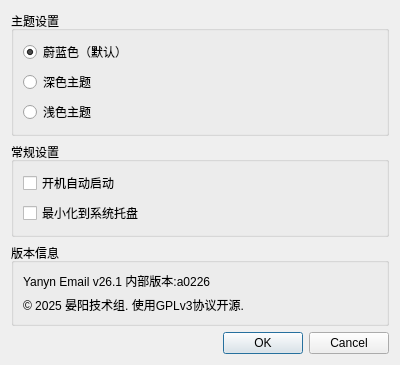
<?xml version="1.0" encoding="UTF-8"?>
<ui version="4.0">
 <class>SettingDialog</class>
 <widget class="QDialog" name="SettingDialog">
  <property name="geometry">
   <rect>
    <x>0</x>
    <y>0</y>
    <width>400</width>
    <height>300</height>
   </rect>
  </property>
  <property name="windowTitle">
   <string>设置</string>
  </property>
  <layout class="QVBoxLayout" name="verticalLayout">
   <item>
    <widget class="QGroupBox" name="themeGroupBox">
     <property name="title">
      <string>主题设置</string>
     </property>
     <layout class="QVBoxLayout" name="verticalLayout_2">
      <item>
       <widget class="QRadioButton" name="blueRadioButton">
        <property name="text">
         <string>蔚蓝色（默认）</string>
        </property>
        <property name="checked">
         <bool>true</bool>
        </property>
       </widget>
      </item>
      <item>
       <widget class="QRadioButton" name="darkRadioButton">
        <property name="text">
         <string>深色主题</string>
        </property>
       </widget>
      </item>
      <item>
       <widget class="QRadioButton" name="lightRadioButton">
        <property name="text">
         <string>浅色主题</string>
        </property>
       </widget>
      </item>
     </layout>
    </widget>
   </item>
   <item>
    <widget class="QGroupBox" name="generalGroupBox">
     <property name="title">
      <string>常规设置</string>
     </property>
     <layout class="QVBoxLayout" name="verticalLayout_3">
      <item>
       <widget class="QCheckBox" name="autoStartCheckBox">
        <property name="text">
         <string>开机自动启动</string>
        </property>
       </widget>
      </item>
      <item>
       <widget class="QCheckBox" name="minimizeToTrayCheckBox">
        <property name="text">
         <string>最小化到系统托盘</string>
        </property>
       </widget>
      </item>
     </layout>
    </widget>
   </item>
   <item>
    <widget class="QGroupBox" name="versionGroupBox">
     <property name="title">
      <string>版本信息</string>
     </property>
     <layout class="QVBoxLayout" name="verticalLayout_4">
      <item>
       <widget class="QLabel" name="versionLabel">
        <property name="text">
         <string>Yanyn Email v26.1 内部版本:a0226</string>
        </property>
       </widget>
      </item>
      <item>
       <widget class="QLabel" name="copyrightLabel">
        <property name="text">
         <string>© 2025 晏阳技术组. 使用GPLv3协议开源.</string>
        </property>
       </widget>
      </item>
     </layout>
    </widget>
   </item>
   <item>
    <widget class="QDialogButtonBox" name="buttonBox">
     <property name="orientation">
      <enum>Qt::Horizontal</enum>
     </property>
     <property name="standardButtons">
      <set>QDialogButtonBox::Cancel|QDialogButtonBox::Ok</set>
     </property>
    </widget>
   </item>
  </layout>
 </widget>
 <resources/>
 <connections>
  <connection>
   <sender>buttonBox</sender>
   <signal>accepted()</signal>
   <receiver>SettingDialog</receiver>
   <slot>accept()</slot>
   <hints>
    <hint type="sourcelabel">
     <x>248</x>
     <y>254</y>
    </hint>
    <hint type="destinationlabel">
     <x>157</x>
     <y>274</y>
    </hint>
   </hints>
  </connection>
  <connection>
   <sender>buttonBox</sender>
   <signal>rejected()</signal>
   <receiver>SettingDialog</receiver>
   <slot>reject()</slot>
   <hints>
    <hint type="sourcelabel">
     <x>316</x>
     <y>260</y>
    </hint>
    <hint type="destinationlabel">
     <x>286</x>
     <y>274</y>
    </hint>
   </hints>
  </connection>
 </connections>
</ui>
